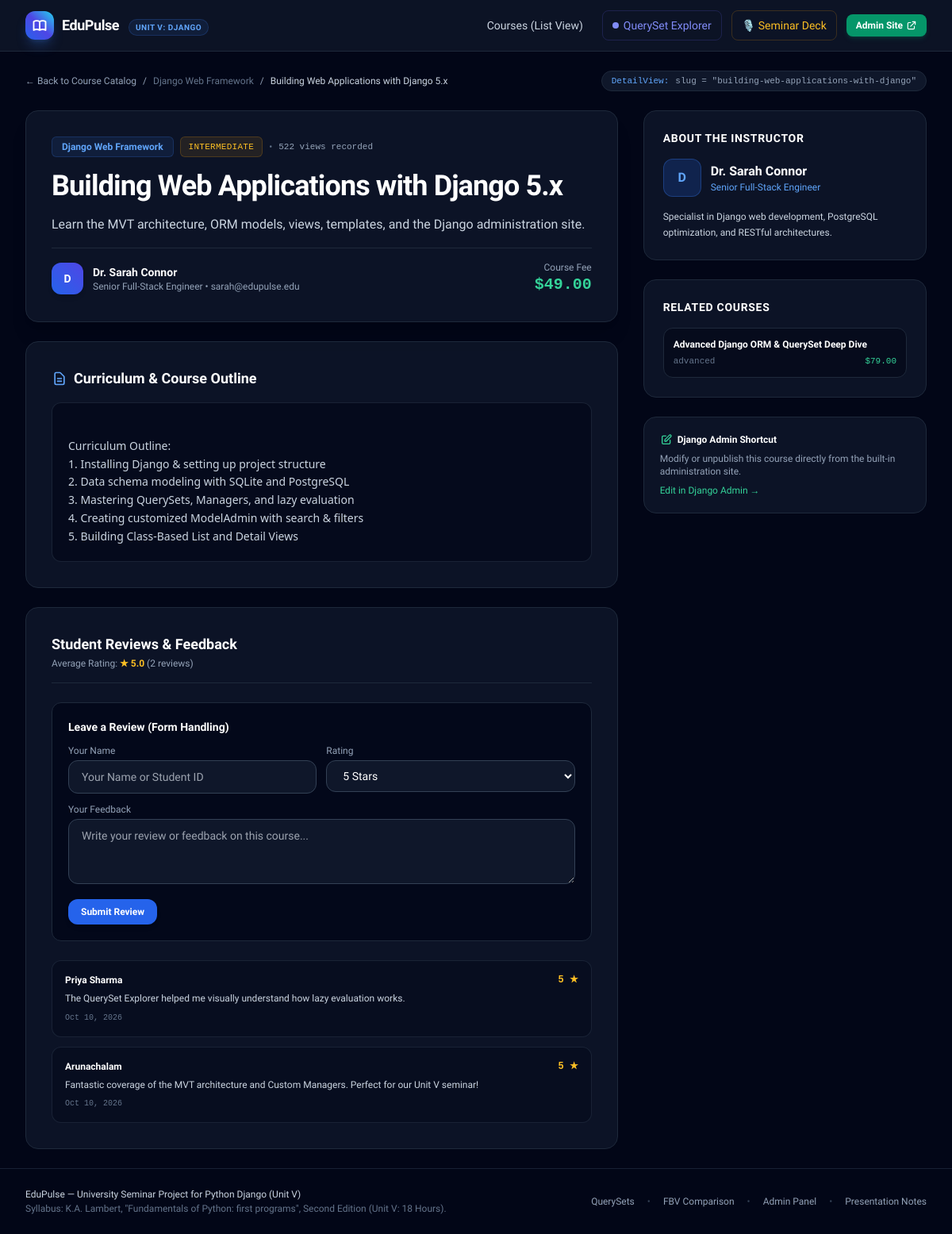
Screenshot of /course/building-web-applications-with-django/ with the database file from the repository.
### courses/models.py (models this page shows, shortened)
class Course(models.Model):
    STATUS_CHOICES = (
        ('draft', 'Draft'),
        ('published', 'Published'),
    )
    DIFFICULTY_CHOICES = (
        ('beginner', 'Beginner'),
        ('intermediate', 'Intermediate'),
        ('advanced', 'Advanced'),
    )
    title = models.CharField(max_length=200)
    slug = models.SlugField(max_length=220, unique=True)
    category = models.ForeignKey(Category, on_delete=models.CASCADE, related_name='courses')
    instructor = models.ForeignKey(Instructor, on_delete=models.CASCADE, related_name='courses')
    summary = models.CharField(max_length=300, help_text="Short card synopsis")
    content = models.TextField(help_text="Detailed syllabus and curriculum description")
    price = models.DecimalField(max_digits=6, decimal_places=2, default=0.00)
    difficulty = models.CharField(max_length=20, choices=DIFFICULTY_CHOICES, default='beginner')
    status = models.CharField(max_length=20, choices=STATUS_CHOICES, default='published')
    views_count = models.PositiveIntegerField(default=0)
    created_at = models.DateTimeField(auto_now_add=True)
    updated_at = models.DateTimeField(auto_now=True)
    objects = models.Manager()               # The default manager: Course.objects.all()
    published = PublishedCourseManager()     # Custom Manager: Course.published.all()
    class Meta:
        ordering = ['-created_at']
        indexes = [
            models.Index(fields=['status', '-created_at']),
            models.Index(fields=['category', 'status']),
        ]
    def get_absolute_url(self):
        return reverse('courses:course_detail', kwargs={'slug': self.slug})

class Category(models.Model):
    name = models.CharField(max_length=100, unique=True)
    slug = models.SlugField(max_length=120, unique=True)
    description = models.TextField(blank=True)
    icon = models.CharField(max_length=50, default="book", help_text="Emoji or icon identifier")
    class Meta:
        verbose_name = "Category"
        verbose_name_plural = "Categories"
        ordering = ['name']

class Instructor(models.Model):
    name = models.CharField(max_length=120)
    email = models.EmailField(unique=True)
    title = models.CharField(max_length=150, help_text="e.g. Senior Python Specialist")
    bio = models.TextField()
    class Meta:
        ordering = ['name']

class Review(models.Model):
    course = models.ForeignKey(Course, on_delete=models.CASCADE, related_name='reviews')
    student_name = models.CharField(max_length=100)
    rating = models.PositiveSmallIntegerField(choices=[(i, f"{i} Stars") for i in range(1, 6)], default=5)
    comment = models.TextField()
    created_at = models.DateTimeField(auto_now_add=True)
    class Meta:
        ordering = ['-created_at']

### courses/views.py (the view)
# urls.py: path('course/<slug:slug>/', CourseDetailView.as_view(), name='course_detail'),
class CourseDetailView(DetailView):
    model = Course
    template_name = 'courses/course_detail.html'
    context_object_name = 'course'
    slug_url_kwarg = 'slug'
    def get_object(self, queryset=None):
        obj = super().get_object(queryset=queryset)
        Course.objects.filter(pk=obj.pk).update(views_count=obj.views_count + 1)
        obj.views_count += 1
        return obj
    def get_context_data(self, **kwargs):
        context = super().get_context_data(**kwargs)
        context['reviews'] = self.object.reviews.all()
        context['form'] = ReviewForm()
        context['avg_rating'] = self.object.reviews.aggregate(Avg('rating'))['rating__avg'] or 5.0
        context['related_courses'] = (
            Course.published
            .filter(category=self.object.category)
            .exclude(id=self.object.id)[:3]
        )
        return context

### courses/forms.py
class ReviewForm(forms.ModelForm):
    class Meta:
        model = Review
        fields = ['student_name', 'rating', 'comment']
        widgets = {
            'student_name': forms.TextInput(attrs={
                'class': 'w-full px-4 py-2.5 rounded-xl border border-slate-700 bg-slate-900 text-white focus:ring-2 focus:ring-indigo-500 text-sm',
                'placeholder': 'Your Name or Student ID'
            }),
            'rating': forms.Select(attrs={
                'class': 'w-full px-4 py-2.5 rounded-xl border border-slate-700 bg-slate-900 text-white focus:ring-2 focus:ring-indigo-500 text-sm'
            }),
            'comment': forms.Textarea(attrs={
                'class': 'w-full px-4 py-2.5 rounded-xl border border-slate-700 bg-slate-900 text-white focus:ring-2 focus:ring-indigo-500 text-sm',
                'rows': 3,
                'placeholder': 'Write your review or feedback on this course...'
            }),
        }

### courses/managers.py (called while the page is built)
    def get_queryset(self):
        return PublishedCourseQuerySet(self.model, using=self._db).filter(status='published').order_by('-created_at')

### templates/courses/course_detail.html (shortened to what this page needs)
{% extends 'base.html' %}
{% block content %}
<div class="space-y-6">
    <div class="flex items-center justify-between text-xs text-slate-400">
        <div class="flex items-center space-x-2">
            <a href="{% url 'courses:course_list' %}" class="hover:text-white transition">&larr; Back to Course Catalog</a>
            <span>/</span>
            <span class="text-slate-500">{{ course.category.name }}</span>
            <span>/</span>
            <span class="text-slate-300 font-medium truncate max-w-xs">{{ course.title }}</span>
        </div>
        <div class="hidden sm:flex items-center gap-2 font-mono text-[11px] bg-slate-900 px-3 py-1 rounded-full border border-slate-800">
            <span class="text-blue-400">DetailView:</span>
            <span>slug = "{{ course.slug }}"</span>
        </div>
    </div>
    <div class="grid grid-cols-1 lg:grid-cols-3 gap-8 items-start">
        <div class="lg:col-span-2 space-y-6">
            <div class="bg-slate-900/80 border border-slate-800 rounded-2xl p-6 sm:p-8 space-y-4 shadow-xl">
                <div class="flex flex-wrap items-center gap-2 text-xs">
                    <span class="px-3 py-1 rounded-md bg-blue-500/10 text-blue-400 font-semibold border border-blue-500/20">
                        {{ course.category.name }}
                    </span>
                    <span class="px-2.5 py-1 rounded-md uppercase font-mono text-[11px] tracking-wide {% if course.difficulty == 'beginner' %}bg-emerald-500/10 text-emerald-400 border border-emerald-500/20{% elif course.difficulty == 'intermediate' %}bg-amber-500/10 text-amber-400 border border-amber-500/20{% else %}bg-rose-500/10 text-rose-400 border border-rose-500/20{% endif %}">
                        {{ course.difficulty }}
                    </span>
                    <span class="text-slate-500">•</span>
                    <span class="text-slate-400 font-mono text-[11px]">{{ course.views_count }} views recorded</span>
                </div>
                <h1 class="text-2xl sm:text-4xl font-extrabold text-white tracking-tight leading-tight">
                    {{ course.title }}
                </h1>
                <p class="text-base text-slate-300 leading-relaxed">
                    {{ course.summary }}
                </p>
                <div class="pt-4 border-t border-slate-800 flex items-center justify-between flex-wrap gap-4 text-xs">
                    <div class="flex items-center gap-3">
                        <div class="w-10 h-10 rounded-xl bg-gradient-to-tr from-blue-600 to-indigo-600 flex items-center justify-center font-bold text-white text-sm shadow-md">
                            {{ course.instructor.name|slice:":1" }}
                        </div>
                        <div>
                            <div class="font-bold text-white text-sm">{{ course.instructor.name }}</div>
                            <div class="text-slate-400">{{ course.instructor.title }} &bull; {{ course.instructor.email }}</div>
                        </div>
                    </div>
                    <div class="text-right">
                        <div class="text-xs text-slate-400">Course Fee</div>
                        <div class="text-xl font-extrabold text-emerald-400 font-mono">
                            {% if course.price > 0 %}${{ course.price }}{% else %}Free / Open{% endif %}
                        </div>
                    </div>
                </div>
            </div>
            <div class="bg-slate-900/80 border border-slate-800 rounded-2xl p-6 sm:p-8 space-y-4">
                <h2 class="text-lg font-bold text-white flex items-center gap-2">
                    <svg class="w-5 h-5 text-blue-400" fill="none" stroke="currentColor" viewBox="0 0 24 24"><path stroke-linecap="round" stroke-linejoin="round" stroke-width="2" d="M9 12h6m-6 4h6m2 5H7a2 2 0 01-2-2V5a2 2 0 012-2h5.586a1 1 0 01.707.293l5.414 5.414a1 1 0 01.293.707V19a2 2 0 01-2 2z"/></svg>
                    Curriculum & Course Outline
                </h2>
                <div class="text-sm text-slate-300 leading-relaxed whitespace-pre-line bg-slate-950/60 p-5 rounded-xl border border-slate-800/80 font-sans">
                    {{ course.content }}
                </div>
            </div>
            <div class="bg-slate-900/80 border border-slate-800 rounded-2xl p-6 sm:p-8 space-y-6">
                <div class="flex items-center justify-between pb-4 border-b border-slate-800">
                    <div>
                        <h2 class="text-lg font-bold text-white">Student Reviews & Feedback</h2>
                        <p class="text-xs text-slate-400 mt-0.5">Average Rating: <span class="text-amber-400 font-bold">★ {{ avg_rating|floatformat:1 }}</span> ({{ reviews.count }} reviews)</p>
                    </div>
                </div>
                <div class="bg-slate-950/80 p-5 rounded-xl border border-slate-800 space-y-3">
                    <h3 class="text-sm font-semibold text-white">Leave a Review (Form Handling)</h3>
                    <form method="post" action="{% url 'courses:add_review' slug=course.slug %}" class="space-y-3">
                        <div class="grid grid-cols-1 sm:grid-cols-2 gap-3">
                            <div>
                                <label class="block text-xs font-medium text-slate-400 mb-1">Your Name</label>
                                {{ form.student_name }}
                            </div>
                            <div>
                                <label class="block text-xs font-medium text-slate-400 mb-1">Rating</label>
                                {{ form.rating }}
                            </div>
                        </div>
                        <div>
                            <label class="block text-xs font-medium text-slate-400 mb-1">Your Feedback</label>
                            {{ form.comment }}
                        </div>
                        <button type="submit" class="px-4 py-2 rounded-xl bg-blue-600 hover:bg-blue-500 text-white font-semibold text-xs shadow-md transition">
                            Submit Review
                        </button>
                    </form>
                </div>
                <div class="space-y-3">
                    {% for rev in reviews %}
                    <div class="p-4 rounded-xl bg-slate-950/40 border border-slate-800/80 space-y-1.5">
                        <div class="flex items-center justify-between text-xs">
                            <span class="font-bold text-white">{{ rev.student_name }}</span>
                            <span class="text-amber-400 font-bold font-mono">{{ rev.rating }} ★</span>
                        </div>
                        <p class="text-xs text-slate-300 leading-relaxed">{{ rev.comment }}</p>
                        <div class="text-[10px] text-slate-500 font-mono">{{ rev.created_at|date:"M d, Y" }}</div>
                    </div>
                    {% empty %}
                    <p class="text-xs text-slate-500 text-center py-4">No reviews submitted yet. Be the first to share your thoughts!</p>
                    {% endfor %}
                </div>
            </div>
        </div>
        <div class="space-y-6">
            <div class="bg-slate-900/80 border border-slate-800 rounded-2xl p-6 space-y-4">
                <h3 class="text-sm font-bold text-white uppercase tracking-wider text-slate-400">About the Instructor</h3>
                <div class="flex items-center gap-3">
                    <div class="w-12 h-12 rounded-xl bg-blue-600/20 border border-blue-500/30 flex items-center justify-center font-bold text-blue-400 text-base">
                        {{ course.instructor.name|slice:":1" }}
                    </div>
                    <div>
                        <div class="font-bold text-white text-base">{{ course.instructor.name }}</div>
                        <div class="text-xs text-blue-400">{{ course.instructor.title }}</div>
                    </div>
                </div>
                <p class="text-xs text-slate-300 leading-relaxed">
                    {{ course.instructor.bio }}
                </p>
            </div>
            <div class="bg-slate-900/80 border border-slate-800 rounded-2xl p-6 space-y-4">
                <h3 class="text-sm font-bold text-white uppercase tracking-wider text-slate-400">Related Courses</h3>
                <div class="space-y-3">
                    {% for rel in related_courses %}
                    <a href="{{ rel.get_absolute_url }}" class="block p-3 rounded-xl bg-slate-950/60 border border-slate-800 hover:border-blue-500/40 transition group">
                        <div class="text-xs font-semibold text-white group-hover:text-blue-400 transition leading-snug">
                            {{ rel.title }}
                        </div>
                        <div class="mt-1 flex items-center justify-between text-[11px] text-slate-500 font-mono">
                            <span>{{ rel.difficulty }}</span>
                            <span class="text-emerald-400">${{ rel.price }}</span>
                        </div>
                    </a>
                    {% empty %}
                    <p class="text-xs text-slate-500">No other courses in this category yet.</p>
                    {% endfor %}
                </div>
            </div>
            <div class="bg-slate-900/80 border border-slate-800 rounded-2xl p-5 text-xs text-slate-400 space-y-2">
                <div class="font-semibold text-white flex items-center gap-1.5">
                    <svg class="w-4 h-4 text-emerald-400" fill="none" stroke="currentColor" viewBox="0 0 24 24"><path stroke-linecap="round" stroke-linejoin="round" stroke-width="2" d="M11 5H6a2 2 0 00-2 2v11a2 2 0 002 2h11a2 2 0 002-2v-5m-1.414-9.414a2 2 0 112.828 2.828L11.828 15H9v-2.828l8.586-8.586z"/></svg>
                    Django Admin Shortcut
                </div>
                <p>Modify or unpublish this course directly from the built-in administration site.</p>
                <a href="/admin/courses/course/{{ course.id }}/change/" target="_blank" class="inline-block mt-1 text-emerald-400 hover:underline font-medium">
                    Edit in Django Admin &rarr;
                </a>
            </div>
        </div>
    </div>
</div>
{% endblock %}

### templates/base.html (style rules this page uses)
body { font-family: 'Plus Jakarta Sans', sans-serif; }
code, pre, .font-mono { font-family: 'Fira Code', monospace; }

### rows the page displays
Course: category.name "Django Web Framework", title "Building Web Applications with Django 5.x", slug "building-web-applications-with-django", difficulty "INTERMEDIATE", views_count "522", summary "Learn the MVT architecture, ORM models, views, templates, and the Django administration site.", instructor.name "D", instructor.name "Dr. Sarah Connor", instructor "Senior Full-Stack Engineer", instructor.email "sarah@edupulse.edu", price "49.00", content "Curriculum Outline: 1. Installing Django & setting up project structure 2. Data schema modeling with SQLite and PostgreSQL 3. Mastering QuerySets, Managers, and lazy evaluation 4. Creating customized ModelAdmin with search & filters 5. Building Class-Based List and Detail Views", count "2", instructor.bio "Specialist in Django web development, PostgreSQL optimization, and RESTful architectures."
Review: student_name "Priya Sharma", rating "5", comment "The QuerySet Explorer helped me visually understand how lazy evaluation works.", created_at "Oct 10, 2026"
Review: student_name "Arunachalam", rating "5", comment "Fantastic coverage of the MVT architecture and Custom Managers. Perfect for our Unit V seminar!", created_at "Oct 10, 2026"
Course: title "Advanced Django ORM & QuerySet Deep Dive", difficulty "advanced", price "79.00"

### other values shown
{{ avg_rating|floatformat:1 }} "5.0"
